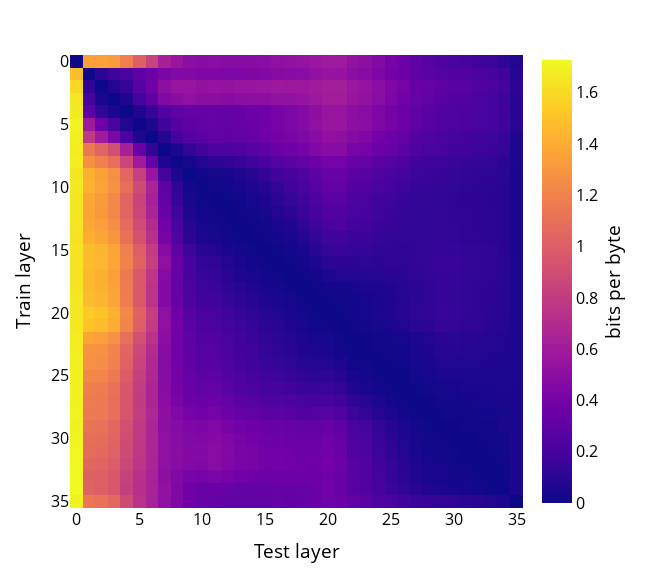

Notebook cell for this chart:
### Code cell
import plotly.express as px

COL_WIDTH = 6.75 * 96

fig = px.imshow(
    vanilla_transfer['transfer_ce'] - vanilla_transfer['transfer_ce'].diag(),
    # color_continuous_scale=px.colors.sequential.Oranges_r,
).update_coloraxes(
    colorbar_title=dict(
        side="right",
        text="bits per byte",
    )
).update_xaxes(
    dtick=5,
    title="Test layer"
).update_yaxes(
    dtick=5,
    title="Train layer"
).update_layout(
    font=dict(size=16, color="black"),
    margin_l=70,
    margin_r=30,
    margin_t=50,
    margin_b=70,
    height=COL_WIDTH * 0.9,
    width=COL_WIDTH,
)
fig

### Figure 1 — Plotly figure (JSON) as saved in the notebook; plotly's stock layout.template omitted (floating-point values rounded to 4 significant figures; data arrays with more than 128 entries replaced by an {"elided": "..."} marker saying what was removed)
{"data": [{"coloraxis": "coloraxis", "hovertemplate": "x: %{x}<br>y: %{y}<br>color: %{z}<extra></extra>", "name": "0", "type": "heatmap", "xaxis": "x", "yaxis": "y", "z": {"elided": "36x36 float values"}}], "layout": {"coloraxis": {"colorbar": {"title": {"side": "right", "text": "bits per byte"}}, "colorscale": [[0, "#0d0887"], [0.1111, "#46039f"], [0.2222, "#7201a8"], [0.3333, "#9c179e"], [0.4444, "#bd3786"], [0.5556, "#d8576b"], [0.6667, "#ed7953"], [0.7778, "#fb9f3a"], [0.8889, "#fdca26"], [1, "#f0f921"]]}, "font": {"color": "black", "size": 16}, "height": 583.2, "margin": {"b": 70, "l": 70, "r": 30, "t": 50}, "width": 648, "xaxis": {"anchor": "y", "constrain": "domain", "domain": [0, 1], "dtick": 5, "scaleanchor": "y", "title": {"text": "Test layer"}}, "yaxis": {"anchor": "x", "autorange": "reversed", "constrain": "domain", "domain": [0, 1], "dtick": 5, "title": {"text": "Train layer"}}}}
